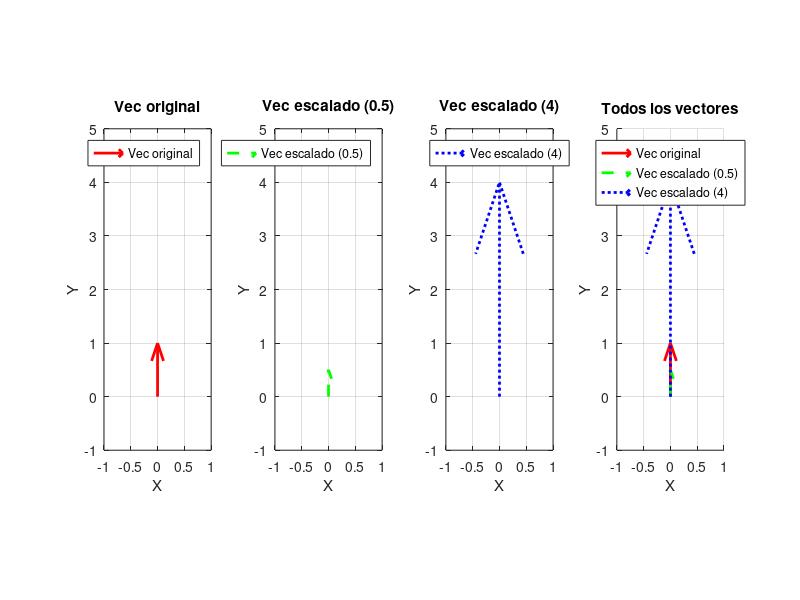

The MATLAB source for this figure:
%% PRODUCTO PUNTO Y ESCALAMIENTO DE VECTORES
clc;
close all;

% 1) Definir el vector bidimensional
vec = [0 1];

% 2) Escalar el vector con 0.5 y 4
vec1 = 0.5 * vec;
vec2 = 4 * vec;

% 3) Crear la figura con subplots
figure;

% Subgráfico 1: Vector original
subplot(1, 4, 1);
quiver(0, 0, vec(1), vec(2), 'r', 'LineWidth', 2, 'LineStyle', '-','AutoScale', 'off');
axis equal;
xlim([-1 1]);
ylim([-1 5]);
xlabel('X');
ylabel('Y');
title('Vec original');
grid on;
legend({'Vec original'}, 'Location', 'best');

% Subgráfico 2: Vector escalado con 0.5
subplot(1, 4, 2);
quiver(0, 0, vec1(1), vec1(2), 'g', 'LineWidth', 2, 'LineStyle', '--','AutoScale', 'off');
axis equal;
xlim([-1 1]);
ylim([-1 5]);
xlabel('X');
ylabel('Y');
title('Vec escalado (0.5)');
grid on;
legend({'Vec escalado (0.5)'}, 'Location', 'best');

% Subgráfico 3: Vector escalado con 4
subplot(1, 4, 3);
quiver(0, 0, vec2(1), vec2(2), 'b', 'LineWidth', 2, 'LineStyle', ':','AutoScale', 'off');
axis equal;
xlim([-1 1]);
ylim([-1 5]);
xlabel('X');
ylabel('Y');
title('Vec escalado (4)');
grid on;
legend({'Vec escalado (4)'}, 'Location', 'north');

% Subgráfico 4: Todos los vectores combinados
subplot(1, 4, 4);
hold on;
quiver(0, 0, vec(1), vec(2), 'r', 'LineWidth', 2, 'LineStyle', '-','AutoScale', 'off');
quiver(0, 0, vec1(1), vec1(2), 'g', 'LineWidth', 2, 'LineStyle', '--','AutoScale', 'off');
quiver(0, 0, vec2(1), vec2(2), 'b', 'LineWidth', 2, 'LineStyle', ':','AutoScale', 'off');
axis equal;
xlim([-1 1]);
ylim([-1 5]);
xlabel('X');
ylabel('Y');
title('Todos los vectores');
grid on;
legend({'Vec original', 'Vec escalado (0.5)', 'Vec escalado (4)'}, 'Location', 'north');


% Mostrar los valores de los vectores
disp('Valores de los vectores:');
disp(['Vec original: ', mat2str(vec)]);
disp(['Vec escalado (0.5): ', mat2str(vec1)]);
disp(['Vec escalado (4): ', mat2str(vec2)]);

% 4) Mostrar las normas en la consola
disp('Normas de los vectores:');
disp(['Norma del vector original: ', num2str(norm(vec))]);
disp(['Norma del vector escalado (0.5): ', num2str(norm(vec1))]);
disp(['Norma del vector escalado (4): ', num2str(norm(vec2))]);
